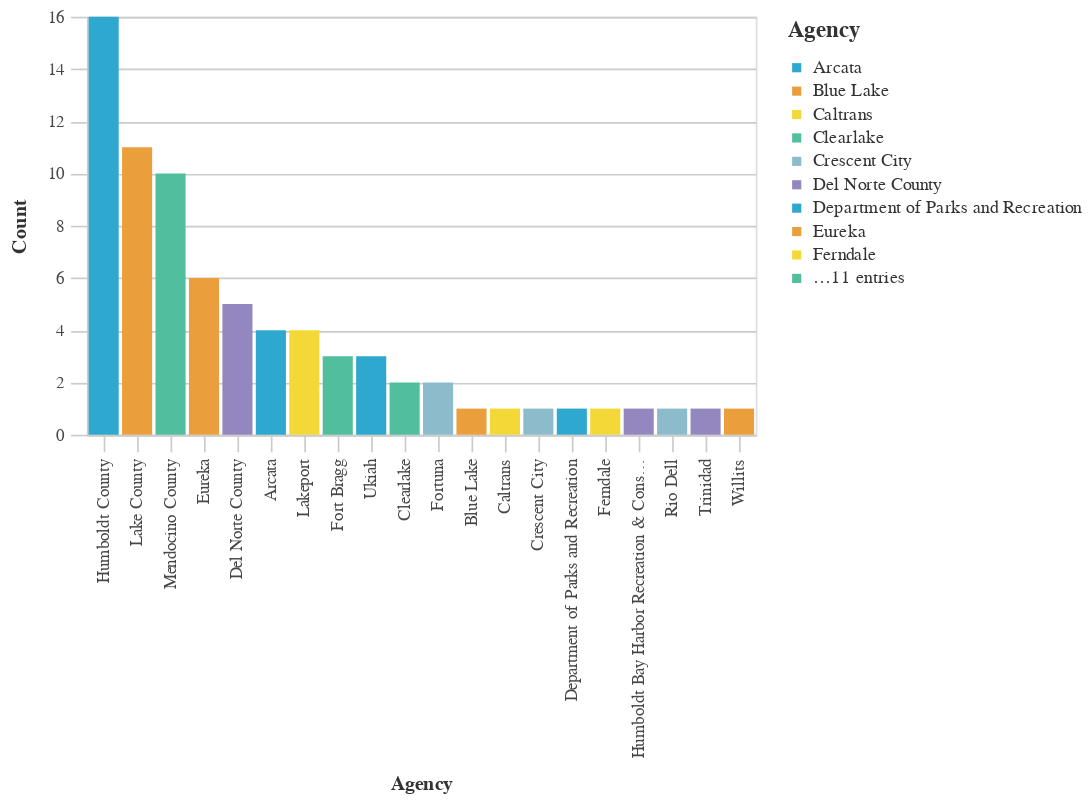

Write notebook code for a chart like this one.
### Markdown cell above
### Agencies With The Most Unique Prefix Codes

### Code cell
#Bar chart Agencies With The Most Unique Prefix Codes
    
chart3 = (_dla_utils.basic_bar_chart_no_save(((_dla_utils.get_nunique(df, 'prefix', 'primary_agency_name')).head(30)),
                            'primary_agency_name', 'n', 'primary_agency_name', district))
    
display(chart3)

### Figure 1 — Vega-Lite specification as saved in the notebook (floating-point values rounded to 4 significant figures)
{"config": {"view": {"continuousWidth": 400, "continuousHeight": 300}, "axis": {"domainColor": "#cbcbcb", "grid": true, "gridColor": "#cbcbcb", "gridWidth": 1, "labelColor": "#474747", "labelFont": "Nunito Sans", "labelFontSize": 10, "labelPadding": 4, "tickColor": "#cbcbcb", "tickSize": 10, "titleColor": "#333", "titleFont": "Raleway", "titleFontSize": 12, "titlePadding": 10}, "axisBand": {"grid": false}, "background": "white", "font": "Raleway", "header": {"labelFont": "Nunito Sans", "titleFont": "Raleway"}, "legend": {"labelColor": "#333", "labelFont": "Nunito Sans", "labelFontSize": 11, "labelLimit": 0, "padding": 1, "symbolSize": 30, "symbolType": "square", "titleColor": "#333", "titleFont": "Raleway", "titleFontSize": 14, "titlePadding": 10}, "title": {"anchor": "middle", "font": "Raleway", "fontSize": 18, "fontWeight": 300, "offset": 20}}, "data": {"name": "data-1e6e856cc391e3154ec0c35f75f2015a"}, "mark": "bar", "encoding": {"color": {"field": "primary_agency_name", "legend": {"symbolLimit": 10, "title": "Agency"}, "scale": {"range": ["#2EA8CE", "#EB9F3C", "#F4D837", "#51BF9D", "#8CBCCB", "#9487C0"]}, "type": "nominal"}, "tooltip": [{"field": "primary_agency_name", "title": "Agency", "type": "nominal"}, {"field": "n", "title": "Count", "type": "quantitative"}], "x": {"field": "primary_agency_name", "sort": "-y", "title": "Agency", "type": "nominal"}, "y": {"field": "n", "title": "Count", "type": "quantitative"}}, "height": 250, "width": 400, "$schema": "https://vega.github.io/schema/vega-lite/v4.17.0.json", "datasets": {"data-1e6e856cc391e3154ec0c35f75f2015a": [{"primary_agency_name": "Humboldt County", "n": 16}, {"primary_agency_name": "Lake County", "n": 11}, {"primary_agency_name": "Mendocino County", "n": 10}, {"primary_agency_name": "Eureka", "n": 6}, {"primary_agency_name": "Del Norte County", "n": 5}, {"primary_agency_name": "Arcata", "n": 4}, {"primary_agency_name": "Lakeport", "n": 4}, {"primary_agency_name": "Fort Bragg", "n": 3}, {"primary_agency_name": "Ukiah", "n": 3}, {"primary_agency_name": "Clearlake", "n": 2}, {"primary_agency_name": "Fortuna", "n": 2}, {"primary_agency_name": "Blue Lake", "n": 1}, {"primary_agency_name": "Caltrans", "n": 1}, {"primary_agency_name": "Crescent City", "n": 1}, {"primary_agency_name": "Department of Parks and Recreation", "n": 1}, {"primary_agency_name": "Ferndale", "n": 1}, {"primary_agency_name": "Humboldt Bay Harbor Recreation & Conservation District", "n": 1}, {"primary_agency_name": "Rio Dell", "n": 1}, {"primary_agency_name": "Trinidad", "n": 1}, {"primary_agency_name": "Willits", "n": 1}]}}
